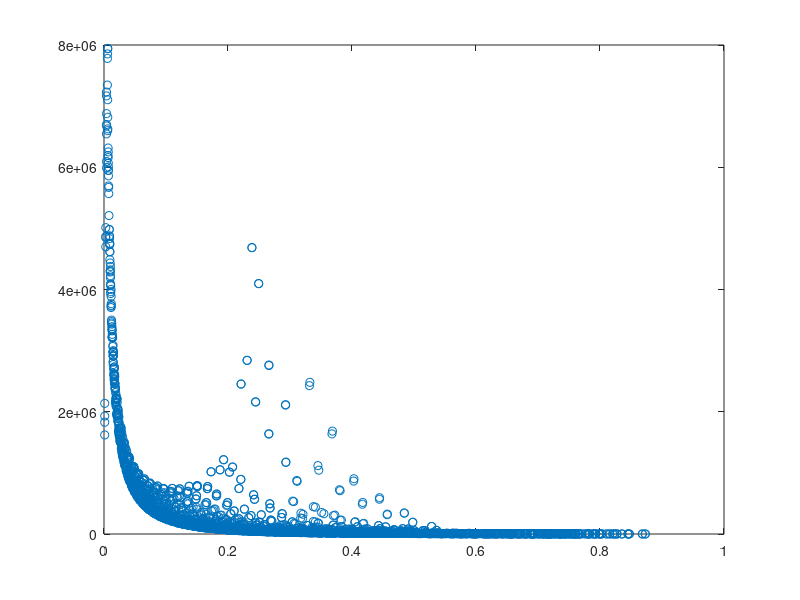

The MATLAB script that drew this image:
clear al l
close all
clc

load('B_data.mat');

I = 1000;
mu_0 = 4*pi*10^(-7);
R = 0.25;

R_vec = [R, 0];

B_ideal = @(z) mu_0/2 * R^2/(R^2 + z^2)^(3/2) * I;

N_data_points = length(abs_magnetic_field);

B_ideal_data = zeros(N_data_points, 1);
z_data = zeros(N_data_points, 1);

for k = 1 : N_data_points
    coordinates_k = coordinates(k, :);
    
    z_data(k) = norm(coordinates_k - R_vec);
    
    B_ideal_data(k) = B_ideal(z_data(k));
    
end
scale = max(abs_magnetic_field) / max(B_ideal_data);

figure()
%plot(z_data, scale * B_ideal_data, 'o');
%hold on
plot(z_data,abs_magnetic_field, 'o')